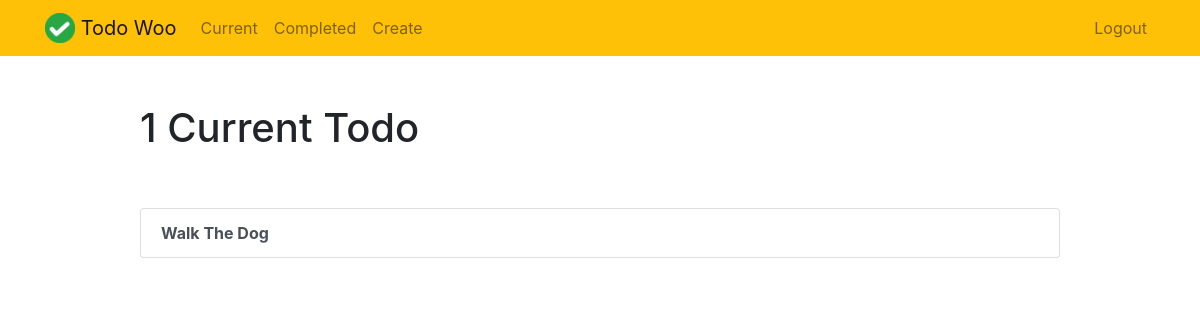
Before: /current/ (signed in) with the older database file.
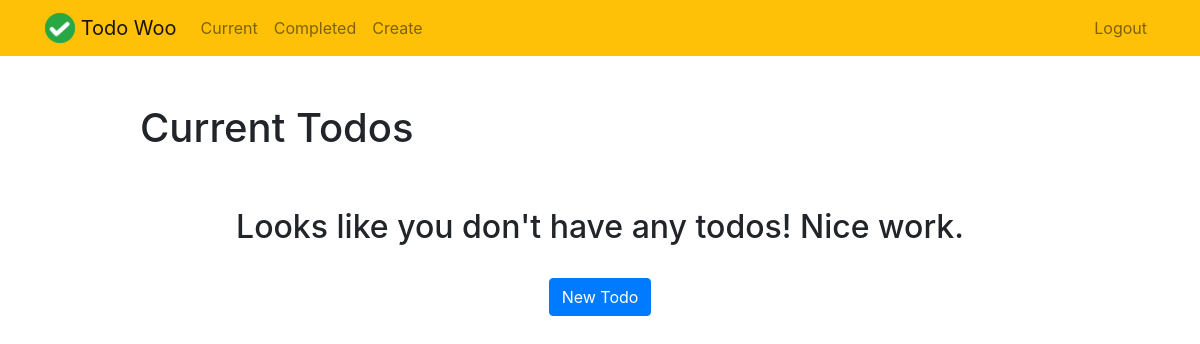
After: the same page with the newer database file.
### todo/models.py (models this page shows, shortened)
class Todo(models.Model):
    title = models.CharField(max_length=200)
    description = models.TextField()
    created_at = models.DateTimeField(auto_now_add=True)
    dateTimeCompleted = models.DateTimeField(null=True, blank=True)
    important = models.BooleanField(default=False)
    user = models.ForeignKey(User, on_delete=models.CASCADE)

### todo/views.py (the view)
# urls.py: path("current/",views.currenttodos,name="currenttodos"),
@login_required
def currenttodos(request):
    todos = Todo.objects.filter(user = request.user, dateTimeCompleted__isnull=True)
    return render(request,'todo/currenttodos.html', {'todos':todos})

### todo/templates/todo/currenttodos.html (shortened to what this page needs)
{% extends "todo/base.html" %}
{% load static %}
{% block content %}
    <div class="row justify-content-center mt-5">
        <div class="col-md-10">
            {% if todos %}
                 <h1>{{ todos.count }} Current Todo{{ todos.count|pluralize }}</h1>
            {% else %}
                           <h1>Current Todos</h1>
            {% endif %}
        </div>
    </div>
    <div class="row justify-content-center mt-5">
        <div class="col-md-10">
        {% if todos %}
            <div class="list-group">
                {% for todo in todos %}
                    <a href="{% url 'viewtodo' todo.id %}" class="list-group-item list-group-item-action"><b>{{ todo.title }}</b></a>
                {% endfor %}
            </div>
        {% else %}
            <div class="text-center">
                <h2>Looks like you don't have any todos! Nice work.</h2>
            <br>
            <a role="button" class="btn btn-primary" href="{% url 'createtodo' %}">New Todo</a>
            </div>
        {% endif %}
        </div>
    </div>
{% endblock %}

### todo/templates/todo/base.html (shortened to what this page needs)
{% load static %}
<!doctype html>
<html lang="en">
<head>
    <link rel="stylesheet" href="https://stackpath.bootstrapcdn.com/bootstrap/4.4.1/css/bootstrap.min.css">
</head>
<body>
<nav class="navbar navbar-expand-md navbar-light bg-warning">
<div class="container">
    <a class="navbar-brand" href="{% url 'home' %}">
         <img src="{% static 'todo/logo.png' %}" width="30" height="30" class="d-inline-block align-top">
        <span>Todo Woo</span>
    </a>
    <div class="collapse navbar-collapse" id="navbarNav">
    {% if user.is_authenticated %}
        <ul class="navbar-nav mr-auto">
                <li class="nav-item {{ current }}">
                    <a class="nav-link" href="{% url 'currenttodos' %}">Current</a>
                </li>
                <li class="nav-item {{ completed }}">
                    <a class="nav-link" href="{% url 'completedtodos' %}">Completed</a>
                </li>
                <li class="nav-item {{ create }}">
                    <a class="nav-link" href="{% url 'createtodo' %}">Create</a>
                </li>
        </ul>
    {% endif %}
    <ul class="navbar-nav ml-auto">
            {% if user.is_authenticated %}
                <li class="nav-item">
                    <a href="#" onclick="$('#signOutBtn').click()" class="nav-link">Logout</a>
                </li>
            {% endif %}
        </ul>
    </div>
</div>
</nav>
<div class="container">
{% block content %}{% endblock %}
</div>
</body>
</html>

Changed rows visible on the page:
removed Todo: title "Walk The Dog"
Other visible differences:
{{ todos.count }}: "1" → (not shown)
text no longer shown: "Current Todo"
text now shown: "Current Todos Looks like you don't have any todos! Nice work. New Todo"
